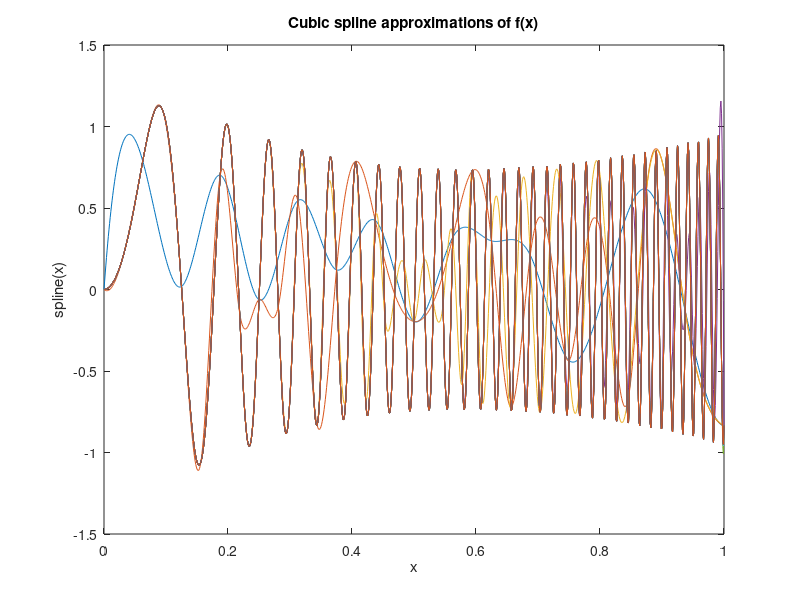
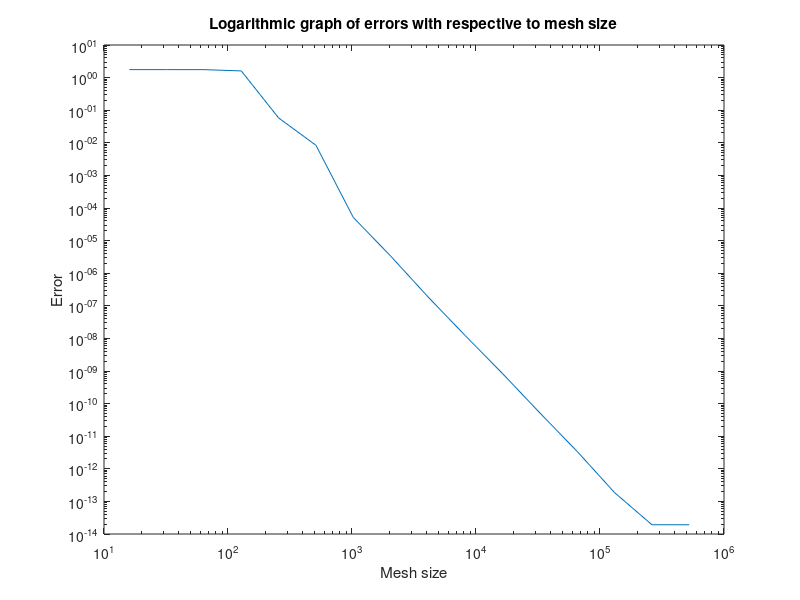

Source code (MATLAB) for these figures, in order:
%%%%%%%%%%%%%%%%%%%%%%%%%%%
% Fall 2018 Math 8600 w/ Xue
%   Homework 6
%
% Question
%   Problem 11.8
%
% Function Dependencies
%   None
%
% Notes
%   None
%
% Author
%   Trevor Squires
%%%%%%%%%%%%%%%%%%%%%%%%%%%

clear
clc
close all;

%% Initialization
f = @(x) exp(3*x).*sin(200.*x.^2)./(1+20.*x.^2);
j = 4:19;
n = 2.^j;
N = length(n);
err = zeros(1,N);
xx = 0:.001:1;
fxx = f(xx);
plot(xx,fxx,'k--')
title('Cubic spline approximations of f(x)')
xlabel('x')
ylabel('spline(x)')
hold on

%% Computing Spline and Error
for i = 1:N
    x = 0:1/n(i):1;
    fx = f(x);
    splinex = spline(x,fx,xx);
    err(i) = max(abs(fxx-splinex));
    plot(xx,splinex)
    hold on
end

figure();
loglog(n,err)
title('Logarithmic graph of errors with respective to mesh size')
xlabel('Mesh size')
ylabel('Error')